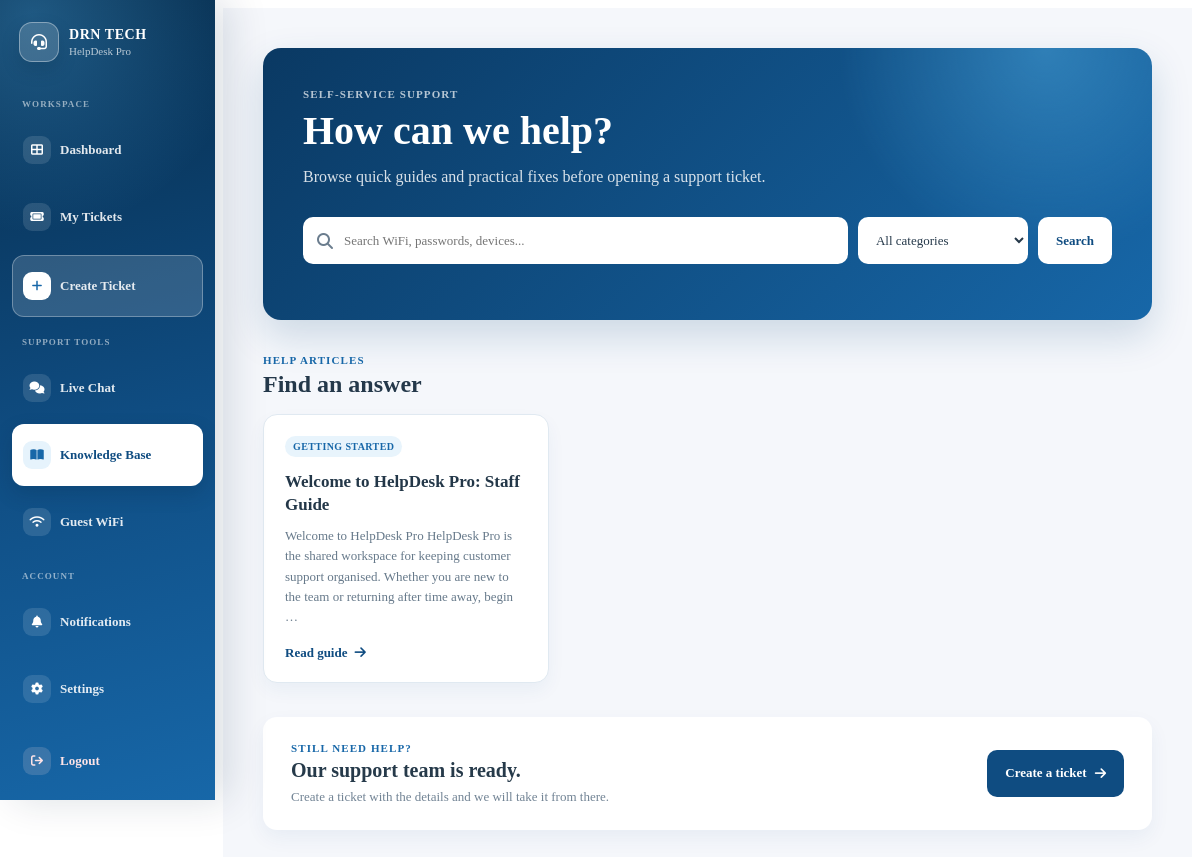
The page /knowledge (signed in) on the database its author committed.
### app.py (models this page shows, shortened)
class KnowledgeArticle(db.Model):
    id = db.Column(
        db.Integer,
        primary_key=True,
    )
    title = db.Column(
        db.String(200),
        nullable=False,
    )
    category = db.Column(
        db.String(100),
        nullable=False,
        default="General",
    )
    content = db.Column(
        db.Text,
        nullable=False,
    )
    is_published = db.Column(
        db.Boolean,
        default=False,
        nullable=False,
    )
    created_at = db.Column(
        db.DateTime,
        default=datetime.utcnow,
        nullable=False,
    )
    updated_at = db.Column(
        db.DateTime,
        default=datetime.utcnow,
        onupdate=datetime.utcnow,
        nullable=False,
    )
    author_id = db.Column(
        db.Integer,
        db.ForeignKey("user.id"),
        nullable=False,
    )
    author = db.relationship(
        "User",
        backref=db.backref(
            "knowledge_articles",
            lazy=True,
        ),
    )

### app.py (the view, shortened to what this page needs)
@app.route("/knowledge")
@login_required
def knowledge():
    search = request.args.get(
        "search",
        "",
    ).strip()
    category = request.args.get(
        "category",
        "",
    ).strip()
    articles_query = KnowledgeArticle.query.filter_by(
        is_published=True,
    )
    if category:
        articles_query = articles_query.filter_by(
            category=category,
        )
    articles = articles_query.order_by(
        KnowledgeArticle.updated_at.desc(),
    ).all()
    categories = [
        row[0]
        for row in db.session.query(
            KnowledgeArticle.category
        ).filter_by(
            is_published=True,
        ).distinct().order_by(
            KnowledgeArticle.category.asc(),
        ).all()
    ]
    return render_template(
        "knowledge.html",
        articles=articles,
        categories=categories,
        search=search,
        selected_category=category,
    )

### app.py (called while the page is built)
@login_manager.user_loader
def load_user(user_id):
    user = db.session.get(User, int(user_id))
    if not user:
        return None
    if not user.is_active:
        return None
    return user

def get_csrf_token():
    csrf_token = session.get("_csrf_token")
    if not csrf_token:
        csrf_token = token_urlsafe(32)
        session["_csrf_token"] = csrf_token
    return csrf_token

@app.before_request
def protect_post_requests():
    if request.method == "POST":
        validate_csrf_token()

@app.context_processor
def inject_notification_count():
    if not current_user.is_authenticated:
        return {
            "csrf_token": get_csrf_token(),
            "unread_notification_count": 0,
        }
    unread_notification_count = Notification.query.filter_by(
        recipient_id=current_user.id,
        is_read=False,
    ).count()
    return {
        "csrf_token": get_csrf_token(),
        "unread_notification_count": unread_notification_count,
    }

### templates/knowledge.html (shortened to what this page needs)
{% extends "base.html" %}
{% block content %}
<div class="knowledge-page">
    <section class="knowledge-hero">
        <span class="knowledge-eyebrow">Self-service support</span>
        <h1>How can we help?</h1>
        <p>
            Browse quick guides and practical fixes before opening a support ticket.
        </p>
        <form method="GET" action="{{ url_for('knowledge') }}" class="knowledge-search-form">
            <div class="knowledge-search-input">
                <i class="fa-solid fa-magnifying-glass" aria-hidden="true"></i>
                <input
                    type="search"
                    id="knowledge-search"
                    name="search"
                    value="{{ search }}"
                    placeholder="Search WiFi, passwords, devices..."
                >
            </div>
            <select name="category" aria-label="Filter articles by category">
                <option value="">All categories</option>
            </select>
            <button type="submit">
                Search
            </button>
        </form>
    </section>
    <section class="knowledge-content" aria-labelledby="knowledge-articles-title">
        <div class="knowledge-content-header">
            <div>
                <span class="knowledge-eyebrow">Help articles</span>
                <h2 id="knowledge-articles-title">Find an answer</h2>
            </div>
        </div>
        {% if articles %}
            <div class="knowledge-grid">
                {% for article in articles %}
                    <article class="knowledge-card">
                        <span class="knowledge-category">{{ article.category }}</span>
                        <h3>{{ article.title }}</h3>
                        <p>
                            {{ article.content[:170] }}{% if article.content|length > 170 %}…{% endif %}
                        </p>
                        <a href="{{ url_for('knowledge_article', article_id=article.id) }}">
                            Read guide
                            <i class="fa-solid fa-arrow-right" aria-hidden="true"></i>
                        </a>
                    </article>
                {% endfor %}
            </div>
        {% endif %}
    </section>
    <section class="knowledge-support-cta">
        <div>
            <span class="knowledge-eyebrow">Still need help?</span>
            <h2>Our support team is ready.</h2>
            <p>Create a ticket with the details and we will take it from there.</p>
        </div>
        <a href="{{ url_for('create_ticket') }}" class="knowledge-cta-button">
            Create a ticket
            <i class="fa-solid fa-arrow-right" aria-hidden="true"></i>
        </a>
    </section>
</div>
{% endblock %}

### static/css/dashboard.css (style rules this page uses)
.knowledge-page, .knowledge-article-page { width: min(100%, 1050px); margin: 0 auto; }
.knowledge-hero { padding: 40px; border-radius: 18px; background: radial-gradient(circle at 88% 0%, rgba(102, 202, 255, 0.34), transparent 25%), linear-gradient(135deg, #0a3963, #1767A8); box-shadow: 0 16px 38px rgba(15, 76, 129, 0.18); color: #ffffff; }
.knowledge-eyebrow { display: block; color: #1767A8; font-size: 11px; font-weight: 800; letter-spacing: 0.1em; text-transform: uppercase; }
.knowledge-hero .knowledge-eyebrow { color: rgba(255, 255, 255, 0.70); }
.knowledge-hero h1, .knowledge-article-header h1 { margin: 9px 0 0; font-size: clamp(28px, 4vw, 40px); line-height: 1.12; }
.knowledge-hero p { max-width: 590px; margin: 10px 0 0; color: rgba(255, 255, 255, 0.84); line-height: 1.6; }
.knowledge-search-form { display: grid; grid-template-columns: minmax(0, 1fr) 170px auto; gap: 10px; margin-top: 28px; }
.knowledge-search-input { position: relative; }
.knowledge-search-input i { position: absolute; top: 50%; left: 14px; color: #6b7d8e; transform: translateY(-50%); }
.knowledge-search-form input, .knowledge-search-form select { width: 100%; height: 47px; padding: 0 13px; border: 1px solid transparent; border-radius: 10px; background: #ffffff; color: #26394a; font: inherit; font-size: 13px; outline: none; }
.knowledge-search-form input { padding-left: 40px; }
.knowledge-search-form button, .knowledge-cta-button { display: inline-flex; align-items: center; justify-content: center; gap: 8px; min-height: 47px; padding: 0 18px; border: 0; border-radius: 10px; background: #ffffff; color: #0F4C81; font: inherit; font-size: 13px; font-weight: 750; text-decoration: none; cursor: pointer; transition: transform 0.2s ease, box-shadow 0.2s ease; }
.knowledge-content { margin-top: 34px; }
.knowledge-content-header { display: flex; align-items: end; justify-content: space-between; gap: 18px; margin-bottom: 16px; }
.knowledge-content-header h2 { margin: 5px 0 0; color: #24384a; font-size: 24px; }
.knowledge-grid { display: grid; grid-template-columns: repeat(3, minmax(0, 1fr)); gap: 15px; }
.knowledge-card { display: flex; flex-direction: column; min-height: 220px; padding: 21px; border: 1px solid #e0e9f1; border-radius: 14px; background: #ffffff; box-shadow: 0 8px 18px rgba(15, 76, 129, 0.05); }
.knowledge-category { display: inline-flex; align-self: flex-start; padding: 5px 8px; border-radius: 999px; background: #e8f4fc; color: #1767A8; font-size: 10px; font-weight: 800; letter-spacing: 0.04em; text-transform: uppercase; }
.knowledge-card h3, .knowledge-admin-item h3 { margin: 14px 0 0; color: #233748; font-size: 17px; line-height: 1.35; }
.knowledge-card p { margin: 9px 0 18px; color: #66798a; font-size: 13px; line-height: 1.55; }
.knowledge-card a { display: inline-flex; align-items: center; gap: 7px; margin-top: auto; color: #0F4C81; font-size: 13px; font-weight: 750; text-decoration: none; }
.knowledge-support-cta, .knowledge-article-footer { display: flex; align-items: center; justify-content: space-between; gap: 22px; margin-top: 34px; padding: 25px 28px; border-radius: 14px; background: #ffffff; box-shadow: 0 8px 20px rgba(15, 76, 129, 0.06); }
.knowledge-support-cta h2, .knowledge-article-footer h2 { margin: 5px 0 0; color: #263a4a; font-size: 20px; }
.knowledge-support-cta p, .knowledge-article-footer p { margin: 7px 0 0; color: #718394; font-size: 13px; }
.knowledge-support-cta .knowledge-cta-button, .knowledge-article-footer .knowledge-cta-button { flex: 0 0 auto; background: #0F4C81; color: #ffffff; }

### rows shown on the page
KnowledgeArticle: category "GETTING STARTED", title "Welcome to HelpDesk Pro: Staff Guide", content "Welcome to HelpDesk Pro HelpDesk Pro is the shared workspace for keeping customer support organised. Whether you are new to the team or returning after time away, begin"
